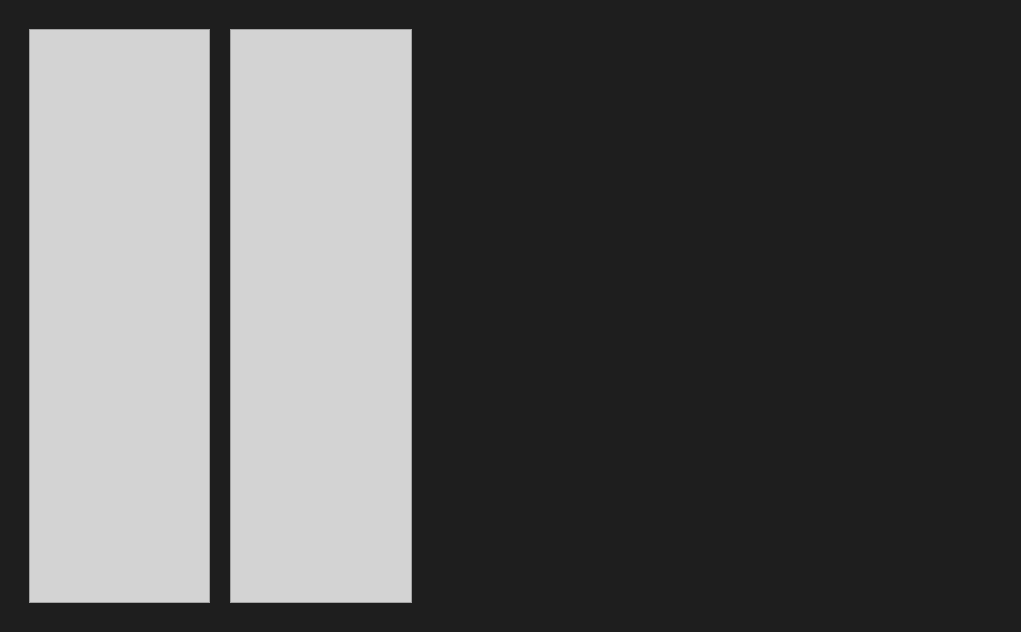
<?xml version="1.0" encoding="UTF-8"?>
<ui version="4.0">
 <class>MainWindow</class>
 <widget class="QMainWindow" name="MainWindow">
  <property name="geometry">
   <rect>
    <x>0</x>
    <y>0</y>
    <width>1021</width>
    <height>632</height>
   </rect>
  </property>
  <property name="windowTitle">
   <string>MainWindow</string>
  </property>
  <widget class="QWidget" name="centralwidget">
   <property name="styleSheet">
    <string notr="true">QWidget {
	background-color: rgb(30, 30, 30);
}

QHBoxLayout#categoryList {
	background-color: white;
}</string>
   </property>
   <layout class="QGridLayout" name="gridLayout">
    <item row="0" column="2">
     <layout class="QHBoxLayout" name="mainLayout">
      <property name="spacing">
       <number>20</number>
      </property>
      <property name="leftMargin">
       <number>20</number>
      </property>
      <property name="topMargin">
       <number>20</number>
      </property>
      <property name="rightMargin">
       <number>600</number>
      </property>
      <property name="bottomMargin">
       <number>20</number>
      </property>
      <item>
       <layout class="QHBoxLayout" name="categoryList_layout">
        <property name="spacing">
         <number>0</number>
        </property>
        <item>
         <widget class="QListWidget" name="categoryList">
          <property name="sizePolicy">
           <sizepolicy hsizetype="Expanding" vsizetype="Expanding">
            <horstretch>0</horstretch>
            <verstretch>0</verstretch>
           </sizepolicy>
          </property>
          <property name="minimumSize">
           <size>
            <width>160</width>
            <height>180</height>
           </size>
          </property>
          <property name="maximumSize">
           <size>
            <width>16777215</width>
            <height>16777215</height>
           </size>
          </property>
          <property name="styleSheet">
           <string notr="true">QListWidget {
	background-color: lightgrey;
}</string>
          </property>
         </widget>
        </item>
       </layout>
      </item>
      <item>
       <layout class="QHBoxLayout" name="splitList_layout">
        <property name="spacing">
         <number>0</number>
        </property>
        <property name="rightMargin">
         <number>0</number>
        </property>
        <property name="bottomMargin">
         <number>0</number>
        </property>
        <item>
         <widget class="QListWidget" name="splitList">
          <property name="sizePolicy">
           <sizepolicy hsizetype="Expanding" vsizetype="Expanding">
            <horstretch>0</horstretch>
            <verstretch>0</verstretch>
           </sizepolicy>
          </property>
          <property name="minimumSize">
           <size>
            <width>160</width>
            <height>180</height>
           </size>
          </property>
          <property name="styleSheet">
           <string notr="true">QListWidget {
	background-color: lightgrey;
}</string>
          </property>
         </widget>
        </item>
       </layout>
      </item>
     </layout>
    </item>
   </layout>
  </widget>
  <widget class="QMenuBar" name="menubar">
   <property name="geometry">
    <rect>
     <x>0</x>
     <y>0</y>
     <width>1021</width>
     <height>22</height>
    </rect>
   </property>
  </widget>
 </widget>
 <resources/>
 <connections/>
</ui>
